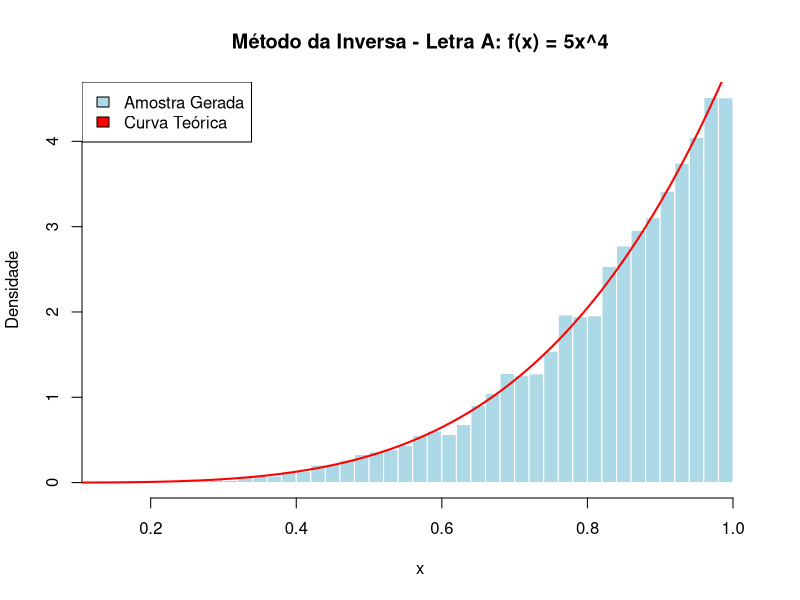
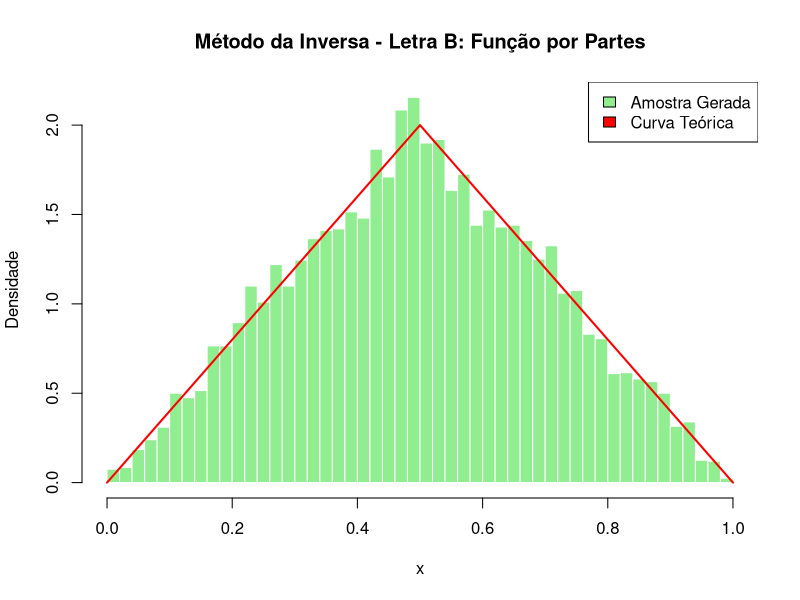

Here is the R script that generated these plots, in order:
# ==========================================
# LETRA A: f(x) = 5x^4
# ==========================================

gerar_amostra_A <- function(n) {
  # 1. Gera 'n' valores de uma Uniforme(0,1)
  U <- runif(n)
  
  # 2. Aplica a função inversa: x = U^(1/5)
  X <- U^(1/5)
  
  return(X)
}

# Gerando amostra e plotando (Letra A)
set.seed(123)
n_amostra <- 10000
amostra_A <- gerar_amostra_A(n_amostra)

# Plot Letra A
hist(amostra_A, probability = TRUE, breaks = 50, col = "lightblue", border = "white",
     main = "Método da Inversa - Letra A: f(x) = 5x^4", xlab = "x", ylab = "Densidade")
# Sobrepondo a curva teórica f(x)
curve(5 * x^4, from = 0, to = 1, add = TRUE, col = "red", lwd = 2)
legend("topleft", legend = c("Amostra Gerada", "Curva Teórica"), fill = c("lightblue", "red"))


# ==========================================
# LETRA B: Função por Partes (Triangular)
# ==========================================

gerar_amostra_B <- function(n) {
  U <- runif(n)
  X <- numeric(n) # Vetor vazio para guardar os resultados
  
  # Separando os índices baseados na condição da acumulada F(x) = 0.5
  idx_menor <- U <= 0.5
  idx_maior <- U > 0.5
  
  # Aplicando as inversas corretas para cada trecho (vetorizado para ser mais rápido)
  X[idx_menor] <- sqrt(U[idx_menor] / 2)
  X[idx_maior] <- 1 - sqrt((1 - U[idx_maior]) / 2)
  
  return(X)
}

# Função densidade teórica para o plot da Letra B
f_b <- function(x) {
  ifelse(x <= 0.5, 4 * x, 4 * (1 - x))
}

# Gerando amostra e plotando (Letra B)
amostra_B <- gerar_amostra_B(n_amostra)

# Plot Letra B
# O comando x11() ou windows() abre uma nova janela para não apagar o gráfico anterior
# x11() 
hist(amostra_B, probability = TRUE, breaks = 50, col = "lightgreen", border = "white",
     main = "Método da Inversa - Letra B: Função por Partes", xlab = "x", ylab = "Densidade")
# Sobrepondo a curva teórica g(x)
curve(f_b(x), from = 0, to = 1, add = TRUE, col = "red", lwd = 2)
legend("topright", legend = c("Amostra Gerada", "Curva Teórica"), fill = c("lightgreen", "red"))
